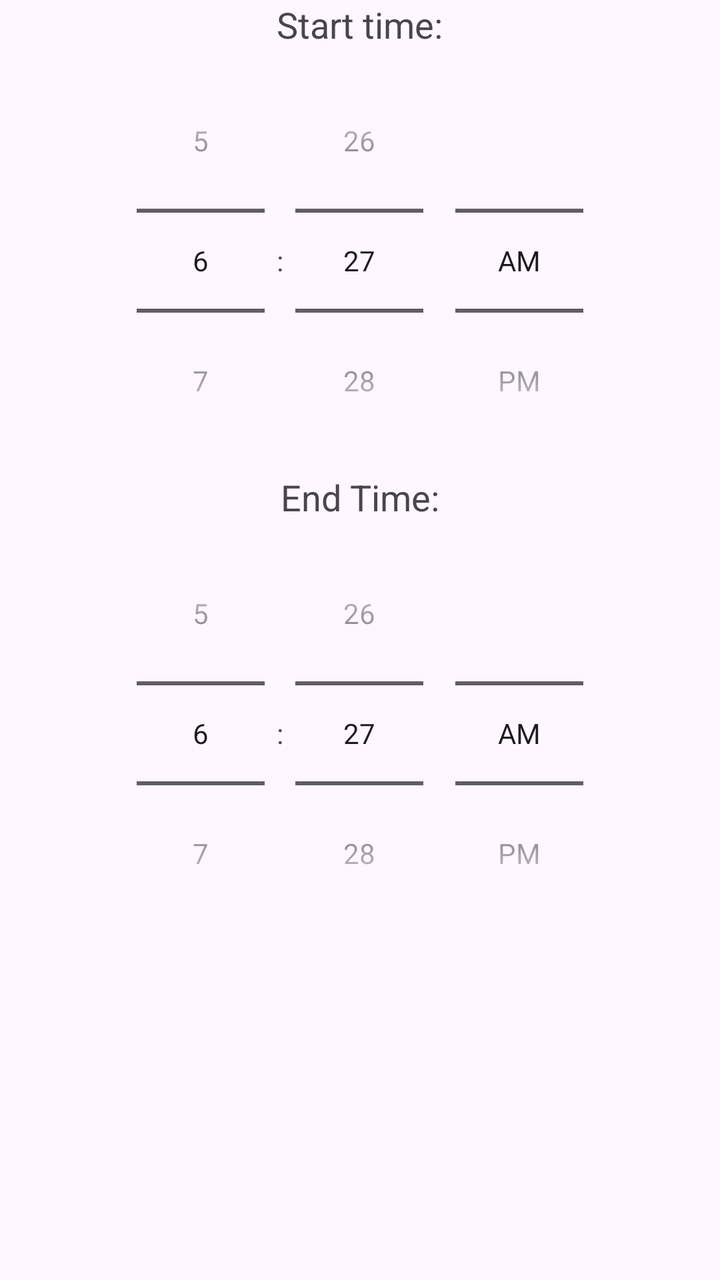
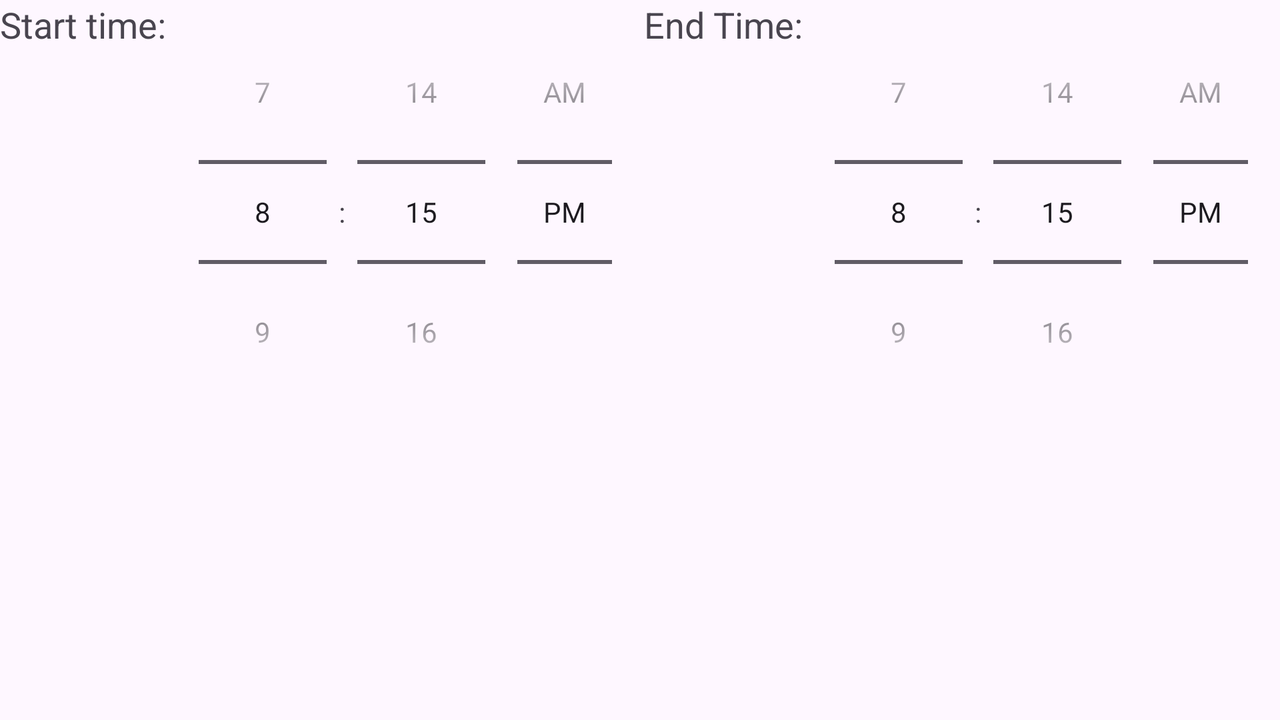

Compare how this app lays out the same screen by default and in its alternative resource folder. The renders come first, then the two layout files and the values they reference.
<!-- AndroidManifest.xml: application theme Theme.Dummyname -->
<!-- res/layout/content_main.xml -->
<?xml version="1.0" encoding="utf-8"?>
<LinearLayout xmlns:android="http://schemas.android.com/apk/res/android"
    xmlns:app="http://schemas.android.com/apk/res-auto"
    android:layout_width="match_parent"
    android:layout_height="match_parent"
    android:gravity="center_horizontal"
    android:orientation="vertical"
    android:textAlignment="gravity"
    app:layout_behavior="@string/appbar_scrolling_view_behavior">

    
    
    
    
    
    
    
    

    <TextView
        android:id="@+id/tv_start"
        style="@style/multi_text_view_style"
        android:text="@string/Start_text" />


    <TimePicker
        android:id="@+id/start_time"
        android:layout_width="wrap_content"
        android:layout_height="wrap_content"
        android:timePickerMode="spinner" />


    <TextView
        android:id="@+id/tv_end"
        style="@style/multi_text_view_style"
        android:text="@string/end_text" />

    <TimePicker
        android:id="@+id/end_time"
        android:layout_width="wrap_content"
        android:layout_height="wrap_content"
        android:timePickerMode="spinner" />

</LinearLayout>
<!-- resources referenced by this layout -->
<resources>
  <string name="Start_text">Start time:</string>
  <string name="end_text">End Time:</string>
  <style name="multi_text_view_style">
          <item name="android:layout_width">wrap_content</item>
          <item name="android:layout_height">wrap_content</item>
          <item name="android:layout_marginTop">@dimen/standard_margin</item>
          <item name="android:textAppearance">@style/TextAppearance.AppCompat.Medium</item>
      </style>
  <!-- from res/values-v23/ -->
  <style name="Theme.Dummyname" parent="Base.Theme.Dummyname">
          
          <item name="android:navigationBarColor">@android:color/transparent</item>
          <item name="android:statusBarColor">@android:color/transparent</item>
          <item name="android:windowLightStatusBar">?attr/isLightTheme</item>
      </style>
  <style name="Base.Theme.Dummyname" parent="Theme.Material3.DayNight.NoActionBar">
          
          
      </style>
</resources>
<!-- res/layout-land/content_main.xml (the repository's variant of the layout above) -->
<!-- drawn on the phone turned sideways -->
<?xml version="1.0" encoding="utf-8"?>
<androidx.constraintlayout.widget.ConstraintLayout xmlns:android="http://schemas.android.com/apk/res/android"
    xmlns:app="http://schemas.android.com/apk/res-auto"
    android:layout_width="match_parent"
    android:layout_height="match_parent"
    android:orientation="vertical"
    android:textAlignment="gravity"
    app:layout_behavior="@string/appbar_scrolling_view_behavior">

    <TextView
        android:id="@+id/tv_start"
        style="@style/multi_text_view_style"
        android:text="@string/Start_text"
        app:layout_constraintTop_toTopOf="parent"
        app:layout_constraintStart_toStartOf="parent"
        app:layout_constraintEnd_toStartOf="@id/start_time" />

    <TimePicker
        android:id="@+id/start_time"
        android:layout_width="0dp"
        android:layout_height="wrap_content"
        android:timePickerMode="spinner"
        app:layout_constraintTop_toTopOf="parent"
        app:layout_constraintStart_toEndOf="@id/tv_start"
        app:layout_constraintEnd_toStartOf="@id/tv_end" />

    <TextView
        android:id="@+id/tv_end"
        style="@style/multi_text_view_style"
        android:text="@string/end_text"
        app:layout_constraintTop_toTopOf="parent"
        app:layout_constraintStart_toEndOf="@id/start_time"
        app:layout_constraintEnd_toStartOf="@id/end_time" />

    <TimePicker
        android:id="@+id/end_time"
        android:layout_width="0dp"
        android:layout_height="wrap_content"
        android:timePickerMode="spinner"
        app:layout_constraintTop_toTopOf="parent"
        app:layout_constraintStart_toEndOf="@id/tv_end"
        app:layout_constraintEnd_toEndOf="parent" />

</androidx.constraintlayout.widget.ConstraintLayout>
